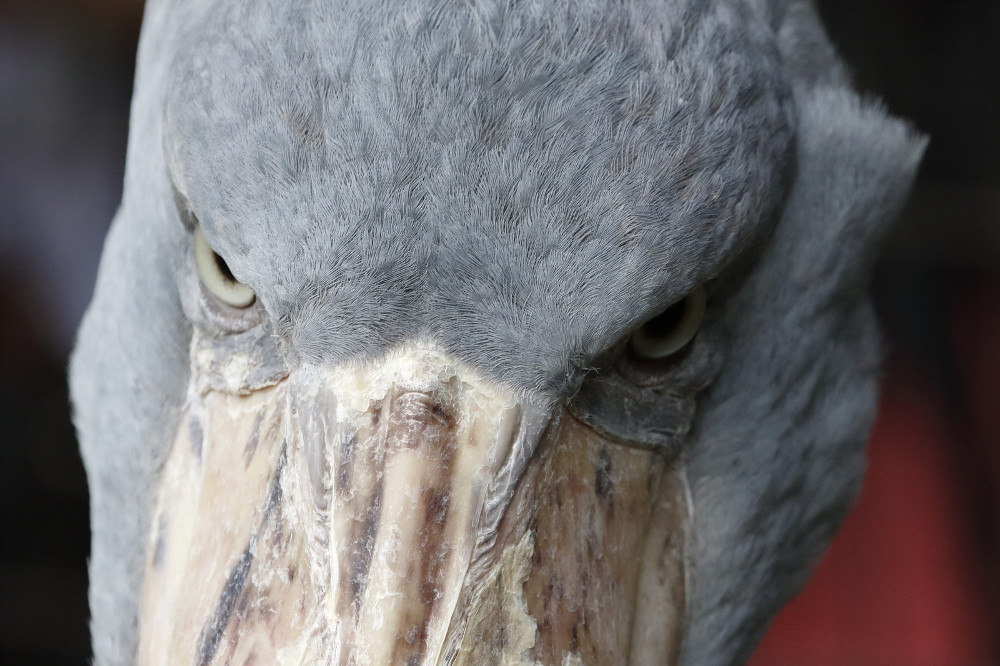
#> input picture codes/3/lgtm/shoebill.jpg, 1000 x 666 px
$ python lgtm.py
#> lines starting #> are read from the running program, lines starting #| are printed output that depends on the picture
from PIL import Image, ImageDraw, ImageFont


font = ImageFont.truetype('Helvetica', 100, encoding="utf-8")

with Image.open('./lgtm/shoebill.jpg', 'r') as im:
#> im is the input picture: PIL image 1000x666 RGB; mean R, G, B 112.4, 109.9, 111.7
    draw_im = ImageDraw.Draw(im)
    width, height = im.size
#> width = 1000; height = 666
    draw_im.text((width * 0.5 - 200, height * 0.8), "LGTM", font=font, fill="#000")
    im.save("./lgtm/lgtm.jpg")
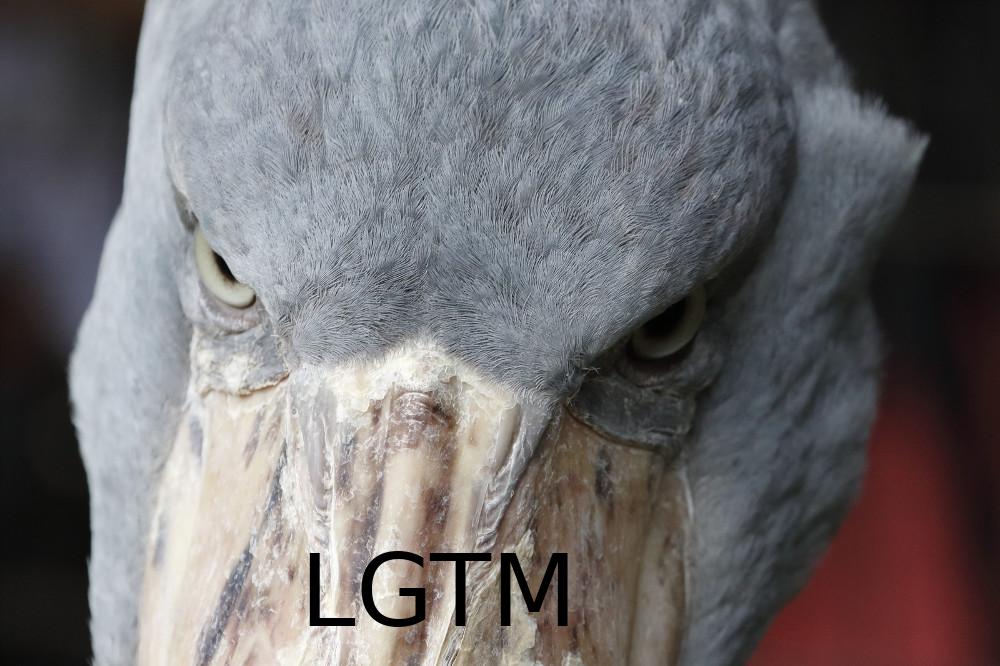
#> saved as lgtm.jpg: PIL image 1000x666 RGB; mean R, G, B 110.9, 108.4, 110.4
